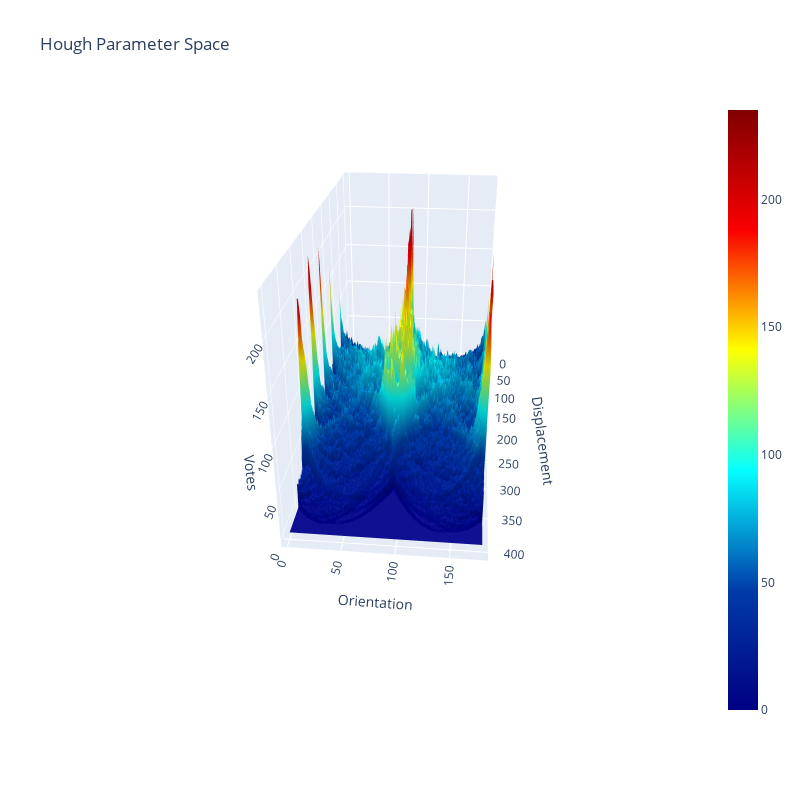

The code cell stored with this chart in its notebook:
### Code cell
f = plothps(np.array(out_dma_array, dtype=np.uint32))

### Figure 1 — Plotly figure (JSON) as saved in the notebook; plotly's stock layout.template omitted (floating-point values rounded to 4 significant figures; data arrays with more than 128 entries replaced by an {"elided": "..."} marker saying what was removed)
{"data": [{"colorscale": [[0, "rgb(0,0,131)"], [0.2, "rgb(0,60,170)"], [0.4, "rgb(5,255,255)"], [0.6, "rgb(255,255,0)"], [0.8, "rgb(250,0,0)"], [1, "rgb(128,0,0)"]], "type": "surface", "z": {"elided": "180x400 int values"}}], "layout": {"autosize": false, "dragmode": "zoom", "height": 800, "scene": {"aspectmode": "auto", "aspectratio": {"x": 1.558, "y": 0.6991, "z": 0.9178}, "camera": {"center": {"x": 0.1791, "y": -0.0306, "z": -0.2428}, "eye": {"x": 2.721, "y": 0.2295, "z": 1.194}, "projection": {"type": "perspective"}, "up": {"x": 0, "y": 0, "z": 1}}, "dragmode": "turntable", "xaxis": {"title": {"text": "Displacement"}}, "yaxis": {"title": {"text": "Orientation"}}, "zaxis": {"title": {"text": "Votes"}}}, "title": {"text": "Hough Parameter Space"}, "width": 800}}
